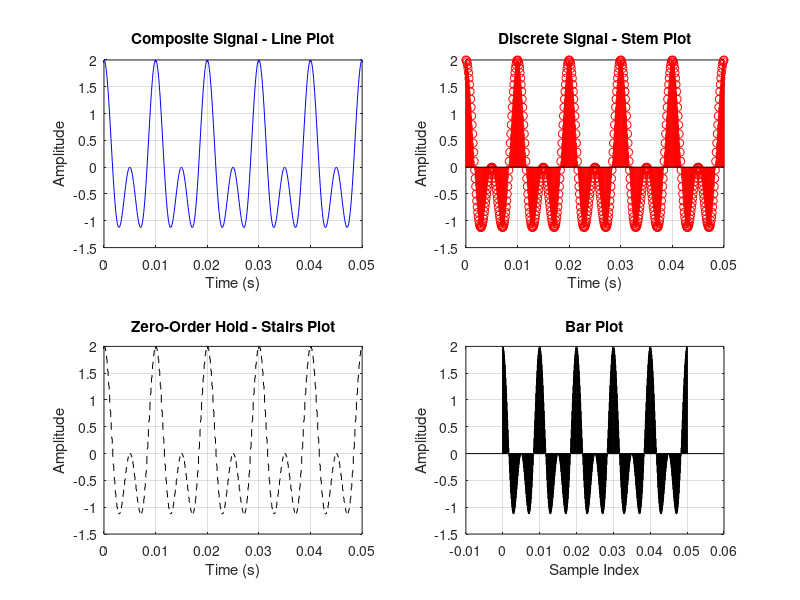

This figure's MATLAB source:
% Composite Signal Analysis
% This script generates a composite signal made of two cosine waves, visualizes
% it using multiple plotting methods, and computes key statistical measures:
% - Mean
% - Variance
% - Standard Deviation
% - Signal-to-Noise Ratio (SNR)
% - Coefficient of Variation (CV)

clc;
clear;

%% Signal Parameters
f1 = 100;          % Frequency 1 [Hz]
f2 = 200;          % Frequency 2 [Hz]
Fs = 10000;        % Sampling Frequency [Hz]
T = 1 / Fs;        % Sampling Period [s]
t = 0:T:0.05;      % Time Vector [0 to 50 ms]

%% Composite Signal
x = cos(2 * pi * f1 * t) + cos(2 * pi * f2 * t);

%% Signal Visualization
figure();

% 1. Line Plot
subplot(2, 2, 1);
plot(t, x, 'b');
title('Composite Signal - Line Plot');
xlabel('Time (s)');
ylabel('Amplitude');
grid on;

% 2. Stem Plot (Discrete)
subplot(2, 2, 2);
stem(t, x, 'r');
title('Discrete Signal - Stem Plot');
xlabel('Time (s)');
ylabel('Amplitude');
grid on;

% 3. Stairs Plot (Zero-Order Hold)
subplot(2, 2, 3);
stairs(t, x, 'k--');
title('Zero-Order Hold - Stairs Plot');
xlabel('Time (s)');
ylabel('Amplitude');
grid on;

% 4. Bar Plot
subplot(2, 2, 4);
bar(t, x);
title('Bar Plot');
xlabel('Sample Index');
ylabel('Amplitude');
grid on;

%% Statistical Analysis
mean_val = mean(x);
variance_val = var(x);
std_val = std(x);
snr_val = mean_val / std_val;    % Signal-to-Noise Ratio
cv_val = 1 / snr_val;            % Coefficient of Variation

%% Display Results
fprintf('--- Statistical Summary ---\n');
fprintf('Mean: %.4f\n', mean_val);
fprintf('Variance: %.4f\n', variance_val);
fprintf('Standard Deviation: %.4f\n', std_val);
fprintf('Signal-to-Noise Ratio (SNR): %.4f\n', snr_val);
fprintf('Coefficient of Variation (CV): %.4f\n', cv_val);